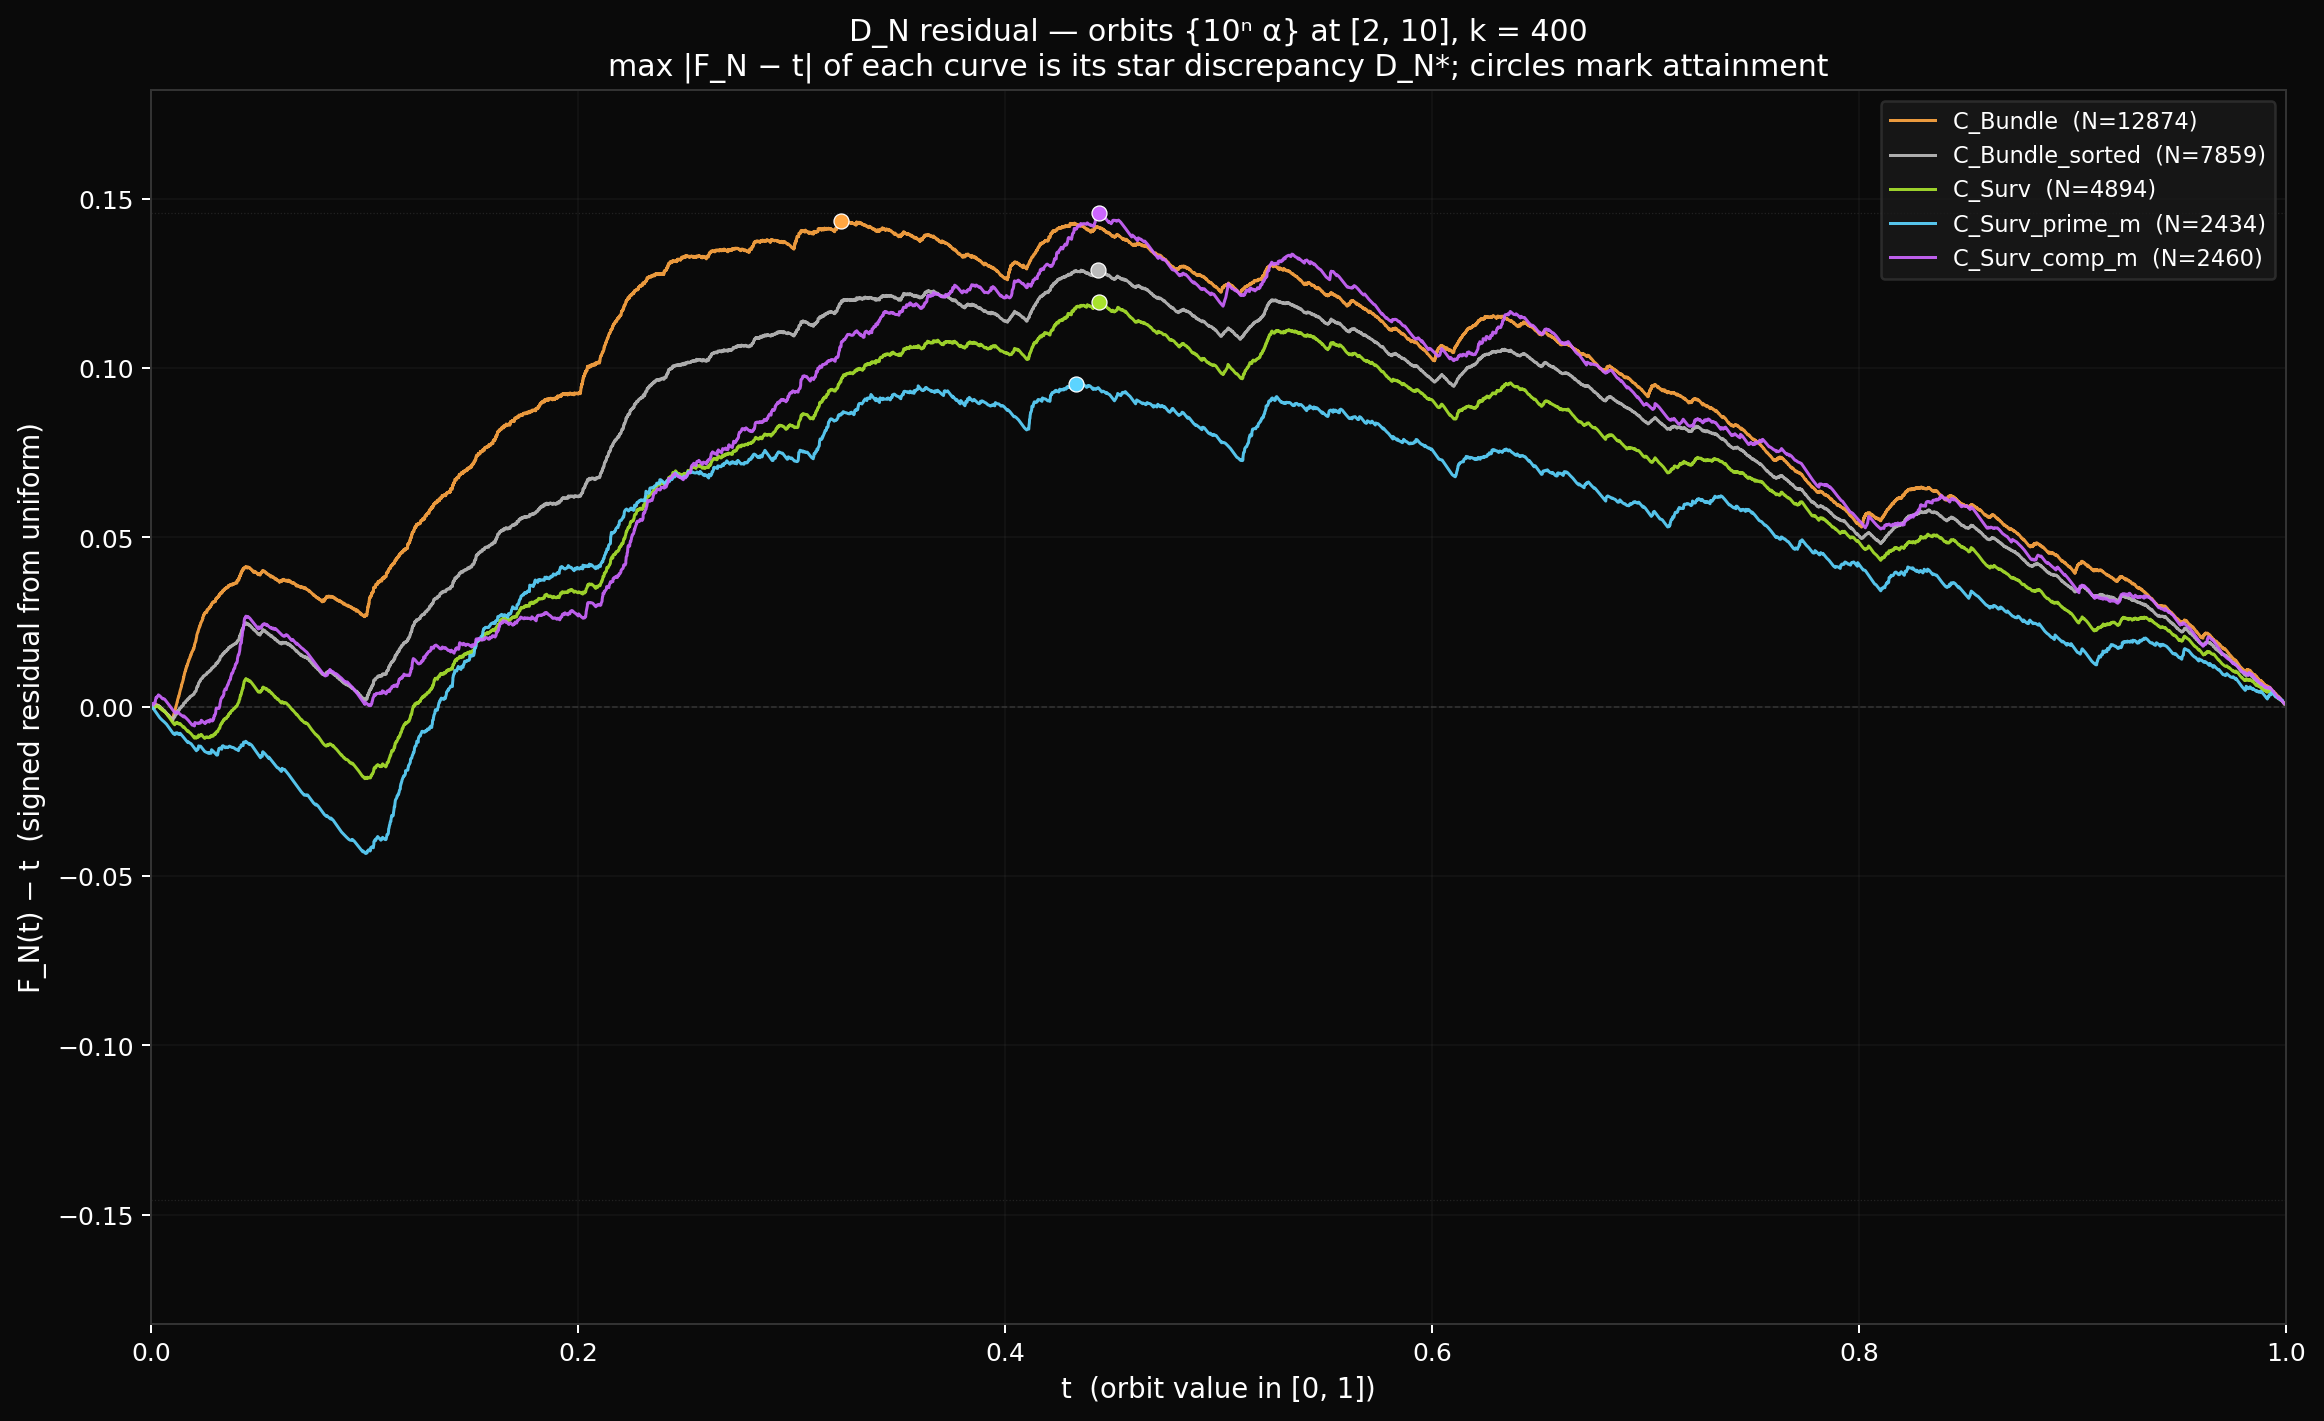

Python code for this plot:
"""
F_N(t) − t residual: visualisation of star discrepancy.

For α with digit expansion 0.d₁d₂…, the orbit {10ⁿ α} for
n = 0, …, L − 1 has empirical CDF
    F_N(t) = #{i : {10ⁱ α} ≤ t} / N.
The signed residual F_N(t) − t hits ±D_N* at most.

Plot for the five constructions at the Two Tongues panel
([2, 10], k = 400):
    C_Bundle, C_Bundle_sorted, C_Surv,
    C_Surv_prime_m, C_Surv_comp_m.

The maximum vertical excursion of each curve is its star
discrepancy. Visually, this turns the scalar D_N* into a *shape*
on the [0, 1] interval — bracketing differences become curve
amplitudes rather than just numbers.
"""

import numpy as np
import matplotlib.pyplot as plt
from sympy import isprime

W = 9
n_0 = 2
n_1 = n_0 + W - 1
k = 400
PRECISION = 18


def n_primes_vec(n, k):
    blocks = (k + n - 2) // (n - 1)
    m = np.arange(1, blocks * n + 1, dtype=np.int64)
    m_valid = m[m % n != 0]
    return (n * m_valid[:k]).astype(np.int64)


# Build constructions.
parts_per_stream = [(n, n_primes_vec(n, k))
                    for n in range(n_0, n_1 + 1)]
all_atoms = np.concatenate([arr for _, arr in parts_per_stream])
stream_tag = np.concatenate([np.full_like(arr, n)
                             for n, arr in parts_per_stream])

unique_vals, first_idx, counts = np.unique(
    all_atoms, return_index=True, return_counts=True)
surv_mask = counts == 1
S = unique_vals[surv_mask]
sources_S = stream_tag[first_idx[surv_mask]]
m_S = S // sources_S
prime_m_arr = np.array([isprime(int(m)) for m in m_S])

S_prime_set = set(int(c) for c, pm in zip(S, prime_m_arr) if pm)
S_comp_set = set(int(c) for c, pm in zip(S, prime_m_arr) if not pm)
S_set = set(int(c) for c in S)

seen = set()
unique_in_appearance = []
for c in all_atoms:
    c_int = int(c)
    if c_int not in seen:
        seen.add(c_int)
        unique_in_appearance.append(c_int)

surv_appearance = [c for c in unique_in_appearance if c in S_set]
surv_pm_appearance = [c for c in unique_in_appearance
                       if c in S_prime_set]
surv_cm_appearance = [c for c in unique_in_appearance
                       if c in S_comp_set]


def build_digits(integers_in_order):
    return ''.join(str(int(c)) for c in integers_in_order)


digits = {
    'C_Bundle':        build_digits(all_atoms.tolist()),
    'C_Bundle_sorted': build_digits(sorted(int(c) for c in unique_vals)),
    'C_Surv':          build_digits(surv_appearance),
    'C_Surv_prime_m':  build_digits(surv_pm_appearance),
    'C_Surv_comp_m':   build_digits(surv_cm_appearance),
}


def tail_orbit(digit_string, precision=PRECISION):
    L = len(digit_string)
    digits_arr = np.frombuffer(digit_string.encode(),
                                dtype=np.uint8) - ord('0')
    weights = 10.0 ** (-(np.arange(precision) + 1))
    pad_digits = np.concatenate([digits_arr,
                                  np.zeros(precision, dtype=np.uint8)])
    out = np.zeros(L, dtype=np.float64)
    for j in range(precision):
        out += pad_digits[j:j + L] * weights[j]
    return out


orbits = {label: tail_orbit(d) for label, d in digits.items()}

# --- Plot ---
fig, ax = plt.subplots(figsize=(13, 8))
fig.patch.set_facecolor('#0a0a0a')
ax.set_facecolor('#0a0a0a')

# Colour scheme aligned with the existing primality work.
colors = {
    'C_Bundle':         '#ffa642',
    'C_Bundle_sorted':  '#bbbbbb',
    'C_Surv':           '#a8e22d',
    'C_Surv_prime_m':   '#5cd4ff',
    'C_Surv_comp_m':    '#cc66ff',
}

# Reference: zero line (uniform CDF).
ax.axhline(0, color='#444', linestyle='--', linewidth=0.6,
           alpha=0.7)

results = []
for label, orbit in orbits.items():
    sorted_v = np.sort(orbit)
    N = len(sorted_v)
    cdf_x = sorted_v
    cdf_y = np.arange(1, N + 1) / N
    residual = cdf_y - cdf_x
    color = colors[label]
    ax.plot(cdf_x, residual, color=color, linewidth=1.2,
            label=f'{label}  (N={N})', alpha=0.92)
    # Mark the maximum |residual| point.
    idx_max = int(np.argmax(np.abs(residual)))
    ax.plot(cdf_x[idx_max], residual[idx_max], 'o', color=color,
            markersize=6, markeredgecolor='white',
            markeredgewidth=0.5, zorder=5)
    d_star = float(np.abs(residual).max())
    results.append((label, N, d_star,
                    cdf_x[idx_max], residual[idx_max]))

# Faint horizontal guides at ±D_N max for reference.
d_max = max(r[2] for r in results)
ax.axhline(d_max, color='#333', linestyle=':', linewidth=0.5,
           alpha=0.6)
ax.axhline(-d_max, color='#333', linestyle=':', linewidth=0.5,
           alpha=0.6)

ax.set_xlim(0, 1)
y_pad = d_max * 1.25
ax.set_ylim(-y_pad, y_pad)
ax.set_xlabel('t  (orbit value in [0, 1])',
              color='white', fontsize=11)
ax.set_ylabel('F_N(t) − t  (signed residual from uniform)',
              color='white', fontsize=11)
ax.set_title(
    'D_N residual — orbits {10ⁿ α} at [2, 10], k = 400\n'
    'max |F_N − t| of each curve is its star discrepancy D_N*; '
    'circles mark attainment',
    color='white', fontsize=12)
ax.tick_params(colors='white', which='both')
for spine in ax.spines.values():
    spine.set_color('#333')
ax.legend(loc='upper right', facecolor='#1a1a1a',
          edgecolor='#333', labelcolor='white', fontsize=9)
ax.grid(alpha=0.15, color='#444')
plt.tight_layout()
plt.savefig('dn_residual.png', dpi=180, facecolor='#0a0a0a',
            bbox_inches='tight')
print("-> dn_residual.png")
print()
print("D_N* attainment per construction:")
print(f"{'label':<20} {'N':>6} {'D_N*':>8} {'t*':>8} "
      f"{'(F_N − t)(t*)':>14}")
for label, N, d_star, t_star, sgn_res in results:
    print(f"{label:<20} {N:>6} {d_star:>8.4f} {t_star:>8.4f} "
          f"{sgn_res:>+14.4f}")
